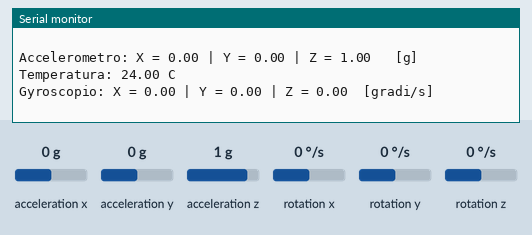
A sketch run on a simulated Arduino Uno, built with avr-gcc and run on an emulated ATmega328P. On the bench: the last lines printed to the serial monitor. Wiring (inferred from the names in the program): MPU-6050 motion sensor at I2C address 0x68. Inputs (shaded band) come from the test bench; at power-on: acceleration x 0 g, acceleration y 0 g, acceleration z 1 g, rotation x 0 °/s, rotation y 0 °/s, rotation z 0 °/s.

Above: at 1.2 s.
1.3 s: acceleration x set to -1.4 g
At 1.46 s:
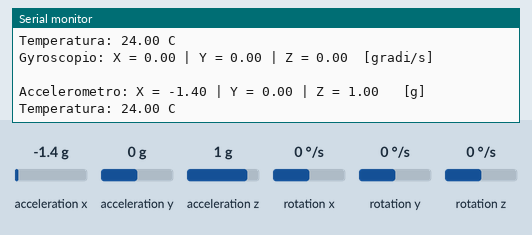
4.3 s: acceleration y set to -1.4 g
At 4.42 s:
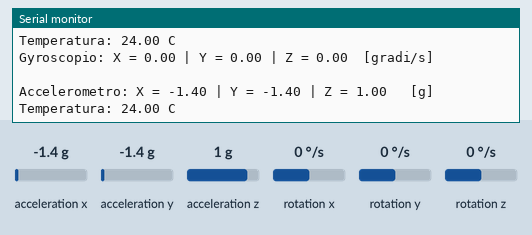
7.3 s: acceleration z set to -1.4 g
At 7.41 s:
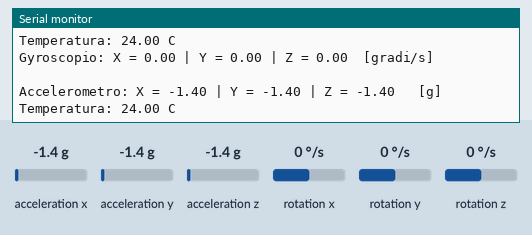
10.3 s: rotation x set to -192 °/s
At 10.49 s:
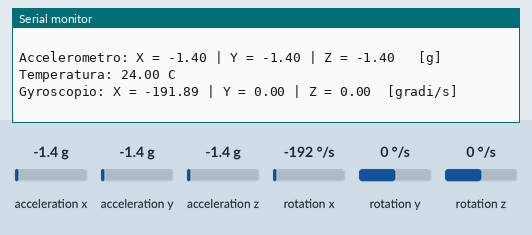
13.3 s: rotation y set to 100 °/s
At 14.45 s:
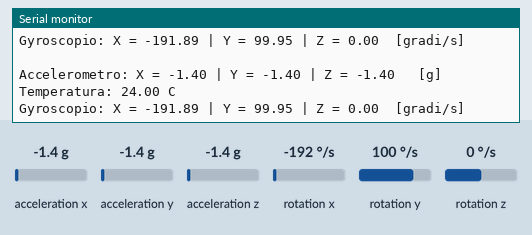
16.3 s: rotation z set to -192 °/s
At 16.44 s:
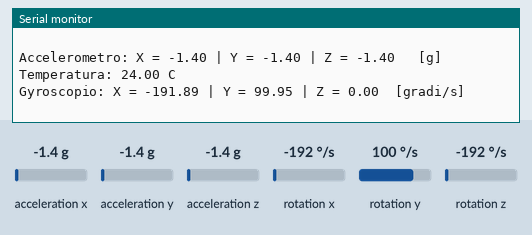

The sketch:

Mpu6050_scanner.ino
```cpp
#include<Wire.h>
const int MPU=0x68;  // I2C indirizzo del registro dell'MPU6050
int16_t AcX,AcY,AcZ,Tmp,GyX,GyY,GyZ; // Inizializzo le variabili che conterranno gli output del sensore

void setup(){
  Wire.begin();
  Wire.beginTransmission(MPU);
  Wire.write(0x6B);  // Indirizzo del registro che contiene il bit che avvia la comunicazione
  Wire.write(0);     // Inviamo un bit per avviare la comunicazione
  Wire.endTransmission(true); // Chiudiamo la comunicazione
  Serial.begin(9600); // Avviamo in monitor seriale con velocità di 9600 baud/s
}

float M1(int16_t x){
  float y = x;
  return (y*2)/(32768);
}
float M2(int16_t x){
  float y = x;
  return (y*250)/(32768);
}

void loop(){

  Wire.beginTransmission(MPU);
  Wire.write(0x3B);  //Partiamo dal registro 0x3B che contiene i dati relativi all'asse x dell'accelerometro
  Wire.endTransmission(false);
  Wire.requestFrom(MPU,14,true);  // richiediamo la lettura di 14 registri
  AcX=Wire.read()<<8|Wire.read();  // 0x3B (ACCEL_XOUT_H) & 0x3C (ACCEL_XOUT_L)
  AcY=Wire.read()<<8|Wire.read();  // 0x3D (ACCEL_YOUT_H) & 0x3E (ACCEL_YOUT_L)
  AcZ=Wire.read()<<8|Wire.read();  // 0x3F (ACCEL_ZOUT_H) & 0x40 (ACCEL_ZOUT_L)
  Tmp=Wire.read()<<8|Wire.read();  // 0x41 (TEMP_OUT_H) & 0x42 (TEMP_OUT_L)
  GyX=Wire.read()<<8|Wire.read();  // 0x43 (GYRO_XOUT_H) & 0x44 (GYRO_XOUT_L)
  GyY=Wire.read()<<8|Wire.read();  // 0x45 (GYRO_YOUT_H) & 0x46 (GYRO_YOUT_L)
  GyZ=Wire.read()<<8|Wire.read();  // 0x47 (GYRO_ZOUT_H) & 0x48 (GYRO_ZOUT_L)

  //Stampiamo i dati relativi ai tre assi dell'accelerometro:
  Serial.print("Accelerometro: ");
  Serial.print("X = "); Serial.print(M1(AcX));
  Serial.print(" | Y = "); Serial.print(M1(AcY));
  Serial.print(" | Z = "); Serial.print(M1(AcZ));Serial.println("   [g]");
  //Dal DS convertiamo la temperatura in C°
  Serial.print("Temperatura: "); Serial.print(Tmp/340.00+36.53); Serial.println(" C ");

  //Stampiamo i dati relativi ai tre assi del giroscopio:
  Serial.print("Gyroscopio: ");
  Serial.print("X = "); Serial.print(M2(GyX));
  Serial.print(" | Y = "); Serial.print(M2(GyY));
  Serial.print(" | Z = "); Serial.print(M2(GyZ));Serial.println("  [gradi/s]");
  Serial.println(" ");

  // Ritardiamo di 100 ms ogni giro del loop per evitare overflow
  delay(100);
}
```

Measured:
- after the input at 1.3 s, the serial monitor: prints a new line after 0.09 s (image 1)
- after the input at 4.3 s, the serial monitor: prints a new line after 0.06 s (image 2)
- after the input at 7.3 s, the serial monitor: prints a new line at once (image 3)
- after the input at 10.3 s, the serial monitor: prints a new line after 0.13 s (image 4)
- after the input at 13.3 s, the serial monitor: prints a new line after 0.18 s (image 5)
